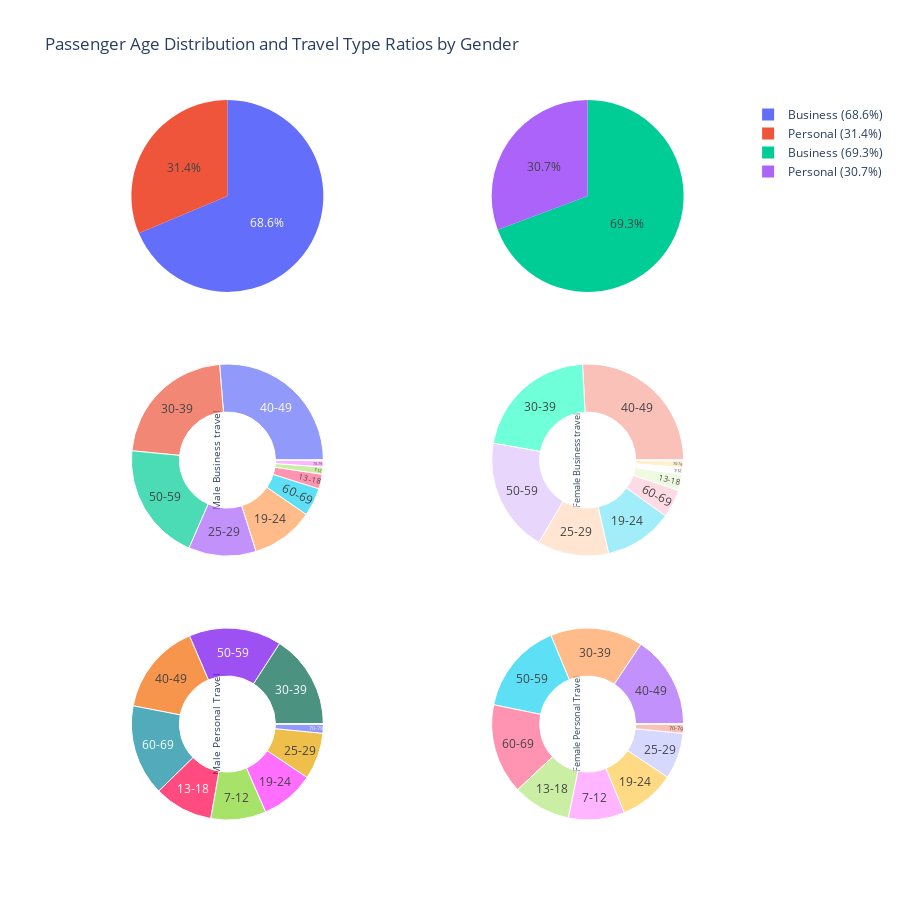

Write notebook code for a chart like this one.
### Markdown cell above
### By Type of Travel

### Code cell
# Group the data by gender, type of travel, and age range, and count the number of records in each group
grouped = df.groupby(['Gender', 'Type of Travel', 'Age Range']).size().reset_index(name='Count')

# Calculate the percentage of records for each gender and type of travel
travel_percentages = df.groupby('Gender')['Type of Travel'].value_counts(normalize=True).unstack() * 100

# Create a 2x3 grid of subplots
fig = make_subplots(rows=3, cols=2, specs=[[{'type': 'pie'}, {'type': 'pie'}], [{'type': 'sunburst'}, {'type': 'sunburst'}], [{'type': 'sunburst'}, {'type': 'sunburst'}]])

# Create pie charts for the male and female type of travel ratios
for index, gender in enumerate(['Male', 'Female']):
    total_count = grouped.loc[grouped['Gender'] == gender, 'Count'].sum()
    business_ratio = travel_percentages.loc[gender, 'Business travel']
    personal_ratio = travel_percentages.loc[gender, 'Personal Travel']
    
    fig.add_pie(values=[business_ratio, personal_ratio], labels=[f"Business ({business_ratio:.1f}%)", f"Personal ({personal_ratio:.1f}%)"], row=1, col=index+1, name=f"{gender} Travel Type Ratio")

# Create sunburst plots for each gender and type of travel combination (business and personal travel)
for index, gender, travel_type in zip(range(2, 6), ['Male', 'Female']*2, ['Business travel']*2 + ['Personal Travel']*2):
    # Filter the data for the current gender and type of travel combination
    data = grouped[(grouped['Gender'] == gender) & (grouped['Type of Travel'] == travel_type)]
    
    # Create a sunburst plot of the age distribution for this gender and type of travel combination
    sunburst = go.Sunburst(
        ids=[f"{gender} {travel_type}/{age_range}" for age_range in data['Age Range']],
        labels=data['Age Range'],
        parents=[f"{gender} {travel_type}"] * len(data),
        values=data['Count'],
        branchvalues='total',
    )
    
    fig.add_trace(sunburst, row=(index//2)+1, col=(index % 2)+1)

fig.update_layout(title='Passenger Age Distribution and Travel Type Ratios by Gender', height=900)
fig.show()

### Figure 1 — Plotly figure (JSON) as saved in the notebook; plotly's stock layout.template omitted (floating-point values rounded to 4 significant figures)
{"data": [{"domain": {"x": [0, 0.45], "y": [0.7333, 1]}, "labels": ["Business (68.6%)", "Personal (31.4%)"], "name": "Male Travel Type Ratio", "type": "pie", "values": [68.64, 31.36]}, {"domain": {"x": [0.55, 1], "y": [0.7333, 1]}, "labels": ["Business (69.3%)", "Personal (30.7%)"], "name": "Female Travel Type Ratio", "type": "pie", "values": [69.28, 30.72]}, {"branchvalues": "total", "domain": {"x": [0, 0.45], "y": [0.3667, 0.6333]}, "ids": ["Male Business travel/0-6", "Male Business travel/7-12", "Male Business travel/13-18", "Male Business travel/19-24", "Male Business travel/25-29", "Male Business travel/30-39", "Male Business travel/40-49", "Male Business travel/50-59", "Male Business travel/60-69", "Male Business travel/70-79", "Male Business travel/80+"], "labels": ["0-6", "7-12", "13-18", "19-24", "25-29", "30-39", "40-49", "50-59", "60-69", "70-79", "80+"], "parents": ["Male Business travel", "Male Business travel", "Male Business travel", "Male Business travel", "Male Business travel", "Male Business travel", "Male Business travel", "Male Business travel", "Male Business travel", "Male Business travel", "Male Business travel"], "type": "sunburst", "values": [0, 426, 867, 3704, 3998, 7788, 9236, 7024, 1673, 369, 42]}, {"branchvalues": "total", "domain": {"x": [0.55, 1], "y": [0.3667, 0.6333]}, "ids": ["Female Business travel/0-6", "Female Business travel/7-12", "Female Business travel/13-18", "Female Business travel/19-24", "Female Business travel/25-29", "Female Business travel/30-39", "Female Business travel/40-49", "Female Business travel/50-59", "Female Business travel/60-69", "Female Business travel/70-79", "Female Business travel/80+"], "labels": ["0-6", "7-12", "13-18", "19-24", "25-29", "30-39", "40-49", "50-59", "60-69", "70-79", "80+"], "parents": ["Female Business travel", "Female Business travel", "Female Business travel", "Female Business travel", "Female Business travel", "Female Business travel", "Female Business travel", "Female Business travel", "Female Business travel", "Female Business travel", "Female Business travel"], "type": "sunburst", "values": [0, 438, 974, 4222, 4395, 7796, 9440, 7058, 1745, 407, 53]}, {"branchvalues": "total", "domain": {"x": [0, 0.45], "y": [0, 0.2667]}, "ids": ["Male Personal Travel/0-6", "Male Personal Travel/7-12", "Male Personal Travel/13-18", "Male Personal Travel/19-24", "Male Personal Travel/25-29", "Male Personal Travel/30-39", "Male Personal Travel/40-49", "Male Personal Travel/50-59", "Male Personal Travel/60-69", "Male Personal Travel/70-79", "Male Personal Travel/80+"], "labels": ["0-6", "7-12", "13-18", "19-24", "25-29", "30-39", "40-49", "50-59", "60-69", "70-79", "80+"], "parents": ["Male Personal Travel", "Male Personal Travel", "Male Personal Travel", "Male Personal Travel", "Male Personal Travel", "Male Personal Travel", "Male Personal Travel", "Male Personal Travel", "Male Personal Travel", "Male Personal Travel", "Male Personal Travel"], "type": "sunburst", "values": [0, 1494, 1591, 1455, 1259, 2544, 2488, 2506, 2464, 249, 0]}, {"branchvalues": "total", "domain": {"x": [0.55, 1], "y": [0, 0.2667]}, "ids": ["Female Personal Travel/0-6", "Female Personal Travel/7-12", "Female Personal Travel/13-18", "Female Personal Travel/19-24", "Female Personal Travel/25-29", "Female Personal Travel/30-39", "Female Personal Travel/40-49", "Female Personal Travel/50-59", "Female Personal Travel/60-69", "Female Personal Travel/70-79", "Female Personal Travel/80+"], "labels": ["0-6", "7-12", "13-18", "19-24", "25-29", "30-39", "40-49", "50-59", "60-69", "70-79", "80+"], "parents": ["Female Personal Travel", "Female Personal Travel", "Female Personal Travel", "Female Personal Travel", "Female Personal Travel", "Female Personal Travel", "Female Personal Travel", "Female Personal Travel", "Female Personal Travel", "Female Personal Travel", "Female Personal Travel"], "type": "sunburst", "values": [0, 1532, 1587, 1525, 1260, 2531, 2532, 2515, 2464, 253, 0]}], "layout": {"height": 900, "title": {"text": "Passenger Age Distribution and Travel Type Ratios by Gender"}}}
